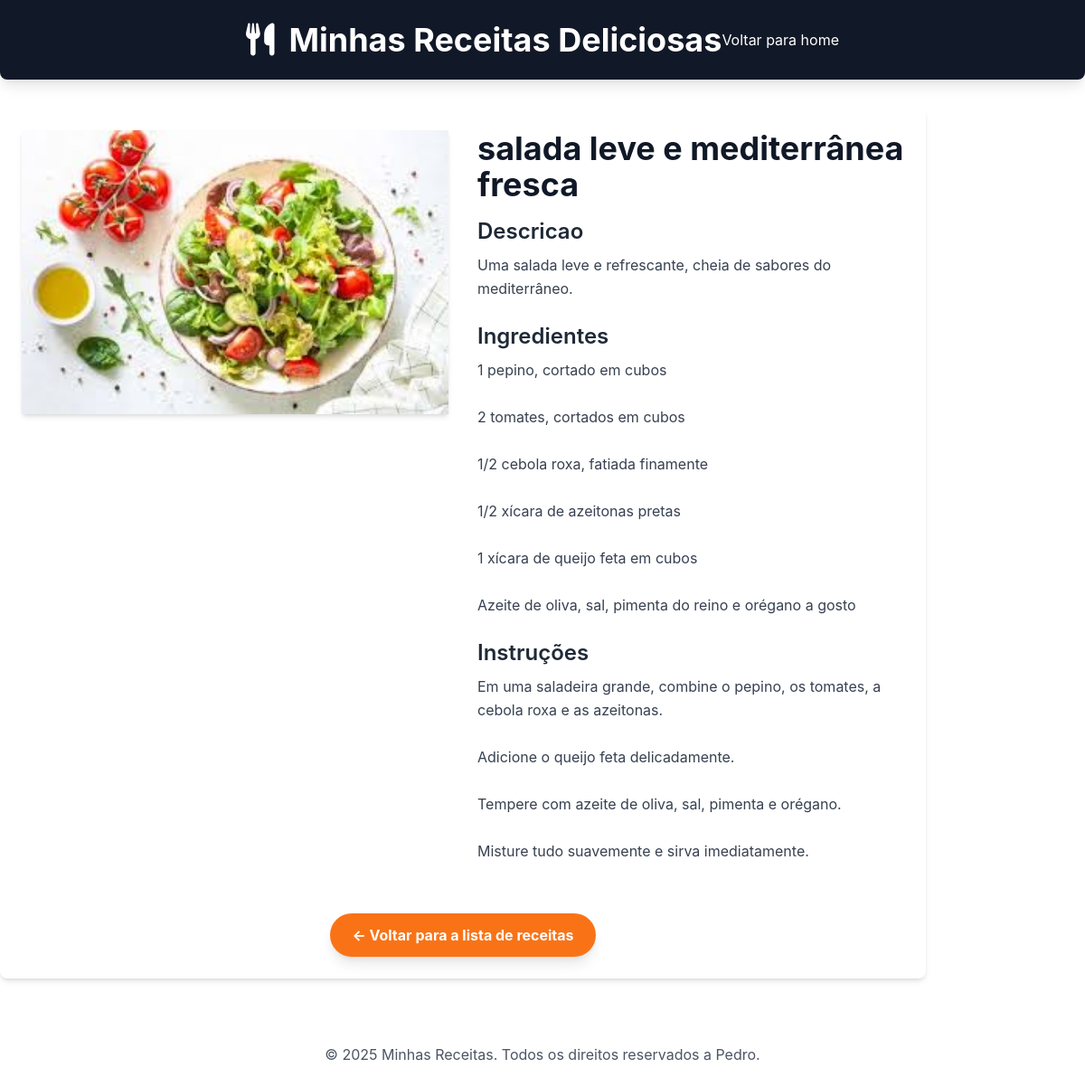
Screenshot of /receita/4/ with the database file from the repository.
### receitas/models.py (models this page shows, shortened)
class Receita(models.Model):
    CATEGORIAS = [
        ('BOLOS', 'Bolos'),
        ('TORTAS', 'Tortas'),
        ('CARNES', 'Carnes'),
        ('SALADAS', 'Saladas'),
        ('SOPAS', 'Sopas'),
        ('BEBIDAS', 'Bebidas'),
        ('OUTROS', 'Outros'),
    ]
    title = models.CharField(max_length=200)
    description = models.TextField()
    ingredients = models.TextField()
    instructions = models.TextField()
    categoria = models.CharField(max_length=100, choices=CATEGORIAS)
    image = models.ImageField(upload_to='receitas/images/', blank=True, null=True)
    created_at = models.DateTimeField(auto_now_add=True)
    updated_at = models.DateTimeField(auto_now=True)

### receitas/views.py (the view)
# urls.py: path('receita/<int:id>/', views.receita_detail, name='receita_detail'),
def receita_detail(request, id):
    receita = get_object_or_404(Receita, pk=id)
    categorias = Receita.objects.values_list('categoria', flat=True).distinct()
    context = {
        'receita': receita,
        'categorias': categorias,
    }
    return render(request, 'receitas/receita_detail.html', context)

### receitas/templates/receitas/receita_detail.html (shortened to what this page needs)
{% load static %}
<!DOCTYPE html>
<html lang="pt-br">
<head>
    <script src="https://cdn.tailwindcss.com"></script>
    <link rel="stylesheet" href=https://cdnjs.cloudflare.com/ajax/libs/font-awesome/6.0.0-beta3/css/all.min.css />
</head>
<body>
        <header class="bg-gray-900 text-white p-6
    shadow-lg rounded-b-lg">
        <div class="container mx-auto flex flex-col sm:flex-row items-center justify-center">
            <div class="flex items-center mb-4 sm:mb-0">
                <div class="text-4xl mr-4">
                    <i class="fas fa-utensils"></i>
                </div>
                <h1 class="text-4xl font-bold text-center sm:text-left">
                    Minhas Receitas Deliciosas
                </h1>
            </div>
            <nav class="mt-4 sm:mt-0">
                <a href="{% url 'home' %}" class="text-white hover:text-gray-300 ease-in-out">Voltar para home</a>
            </nav>
        </div>
    </header>
    <main class="container mx-auro p-6 mt-8 bg-white rounded-lg shadow-md">
        <div class="flex flex-col md:flex-row gap-8">
            {% if receita.image %}
            <div class="md:w-1/2">
                <img src="{{ receita.image.url }}" alt="{{ receita.title }}" class="w-full h-auto object-cover shadow-md">
            </div>
            {% endif %}
            <div class="md:w-1/2">
                <h2 class="text-4xl font-bold text-gray-900 mb-4">{{ receita.title }}</h2>
                <h3 class="text-2xl font-semibold text-gray-800 mb-2">Descricao</h3>
                <p class="text-gray-700 mb-6 leading-relaxed">{{ receita.description }}</p>
                <h3 class="text-2xl font-semibold text-gray-800 mb-2">Ingredientes</h3>
                <p class="text-gray-700 mb-6 leading-relaxed whitespace-pre-wrap">{{ receita.ingredients}}</p>
                <h3 class="text-2xl font-semibold text-gray-800 mb-2">Instruções</h3>
                <p class="text-gray-700 mb-6 leading-relaxed whitespace-pre-wrap">{{ receita.instructions}}</p>
            </div>
        </div>
        <div class="mt-8 text-center">
            <a href="{%url 'home'%}" class="inline-block bg-orange-500 hover:bg-organge-600 text-white font-bold py-3 px-6 rounded-full transition duration-300 ease-in-out shadow-lg">
                <- Voltar para a lista de receitas
            </a>
        </div>
    </main>
         <footer class="mt-12 p-6 text-center text-gray-600">
        <p>&copy; 2025 Minhas Receitas. Todos os direitos reservados a Pedro.</p>
     </footer>
</body>
</html>

### receitas/templates/receitas/receita_detail.html (style rules this page uses)
body { font-family: 'Inter', sans-serif; }

### rows the page displays
Receita: image (picture), title "salada leve e mediterrânea fresca", description "Uma salada leve e refrescante, cheia de sabores do mediterrâneo.", ingredients "1 pepino, cortado em cubos 2 tomates, cortados em cubos 1/2 cebola roxa, fatiada finamente 1/2 xícara de azeitonas pretas 1 xícara de queijo feta em cubos Azeite de oliva, sal, pimenta do reino e orégano a gosto", instructions "Em uma saladeira grande, combine o pepino, os tomates, a cebola roxa e as azeitonas. Adicione o queijo feta delicadamente. Tempere com azeite de oliva, sal, pimenta e orégano. Misture tudo suavemente e sirva imediatamente."
